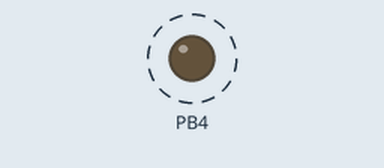
Simulated run of this program. Board: ATmega328P, built with avr-gcc and emulated at 16 MHz. On the bench: output pins drawn as LEDs (lit = HIGH). Dashed ring = blinking.

Above: at 0.5 s.
Timing chart, 0 to 3.0 s (numbered marks = the images above):
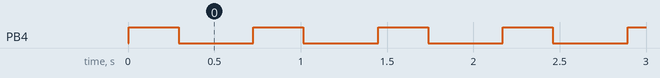

The program:

main.c
```c
/*
 * DA2C_3a
 *
 * Created: 3/17/2019 11:55:51 PM
 * Author : Francisco Mata Carlos
 */


#define F_CPU 16000000UL   /* clock runs at 16 MHz*/
#include <avr/io.h>
#include <avr/interrupt.h>
int over_flow=0;

int main()
{
	DDRB |=0x10;   //make PB4 an output
	OCR0A = 128;   // compare register value
	TCCR0B |=(1<<CS02);    // prescaler = 256
	TCCR0A |=(1<<WGM01);   // CTC mode
	TIMSK0 = (1<<OCIE0A);  // enable Timer 0 compare match interrupt
	sei();      // enable global interrupt

	while (1)
	{

	}
}

// every time there's a match with the comparator register
// it jumps into this comparator interrupt
ISR (TIMER0_COMPA_vect)
{

		//wait for the overflow event
		while ((TIFR0 & 0X02)==0);
		TCNT0=0X0;  //resetting counter to zero
		TIFR0=0X02;  // reset the overflow flag
		over_flow++;  //increasing overflow counter

		// if overflow is equal to 71 cycles turn on LED on PB4
		if (over_flow>=71){
		PORTB = (0<<DDB4);
		}
		else
		PORTB = (1<<DDB4);  // or turn off LED on PB4

		if (over_flow==175) {
			over_flow=0; //resetting overflow counter
			}
		}
	
```

Measured:
- by itself, PB4: alternates HIGH for 0.29 s and LOW for 0.43 s
